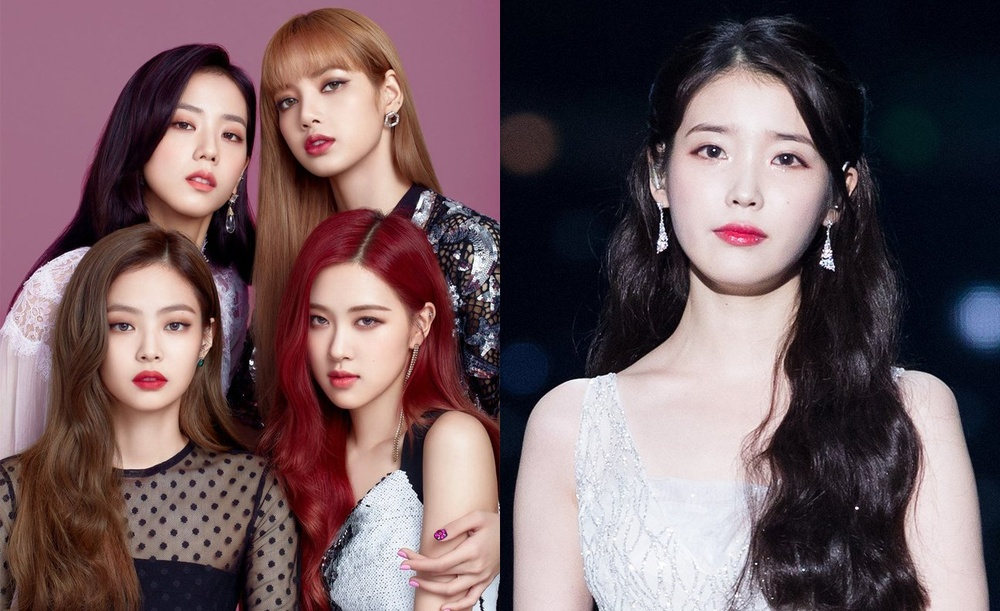
#> input picture Face detection/people.jpg, 1000 x 611 px, shrunk from 1296 x 792 before the run, found by its file name
$ python face_detection_@.py
#> lines starting #> are read from the running program, lines starting #| are printed output that depends on the picture; after the words box and inside, x2 and y2 are one past the last pixel; in counts of white or black regions, pixels touching at a corner belong together
import cv2

img = cv2.imread("D:\Python\PyCharm\Face detection\people.jpg")
#> img is the input picture: shape (611, 1000, 3); mean B, G, R 95.8, 91.1, 112.1
imgGrey = cv2.cvtColor(img,cv2.COLOR_BGR2GRAY)
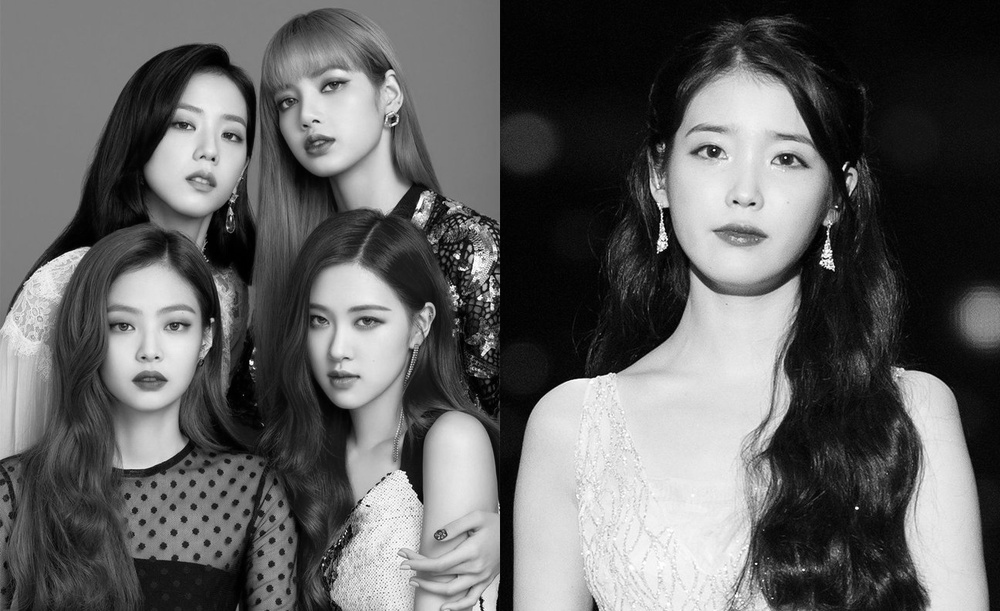
#> imgGrey: shape (611, 1000); min 0, max 255, mean 97.9
Imgcascade = cv2.CascadeClassifier("D:\Python\PyCharm\Face detection\haarcascade_frontalface_default.xml")

faces = Imgcascade.detectMultiScale(imgGrey,1.2,4)
#> faces = [[149, 91, 118, 118], [284, 269, 131, 131], [79, 271, 143, 143], [641, 75, 210, 210]]

for (x,y,w,h) in faces:
    cv2.rectangle(img,(x,y),(x+w,y+h),(255,0,0),2)
#> this loop made 4 passes
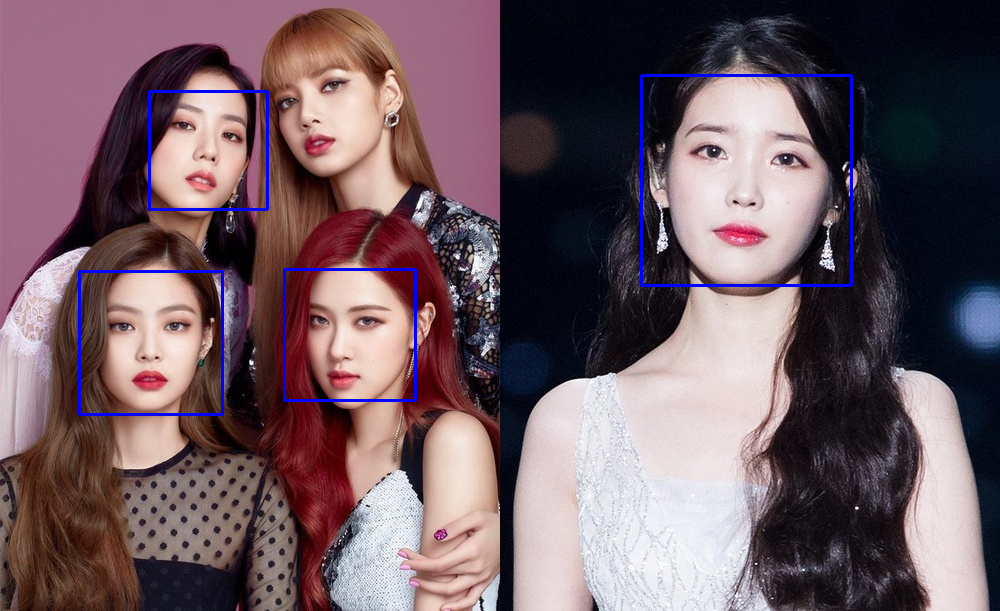
#> img: shape (611, 1000, 3); 1.18% of pixels changed, all inside (x1, y1, x2, y2) = (78, 74, 853, 416)

cv2.imshow("result",img)
cv2.waitKey(0)

$ run again, with Face detection/IU.jpg copied over Face detection/people.jpg
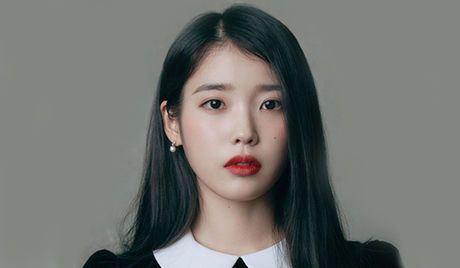
#> input picture Face detection/IU.jpg, 460 x 268 px, found by its file name
#> img is the input picture: shape (268, 460, 3); mean B, G, R 111.3, 115.6, 113.4
#> `imgGrey = cv2.cvtColor(img,cv2.COLOR_BGR2GRAY)`:
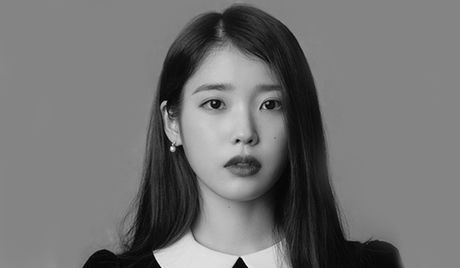
#> imgGrey: shape (268, 460); min 1, max 251, mean 114.6
#> faces = [[171, 50, 140, 140]]
#> the loop `for (x,y,w,h) in faces:` made 1 pass
#> after the loop `for (x,y,w,h) in faces:`:
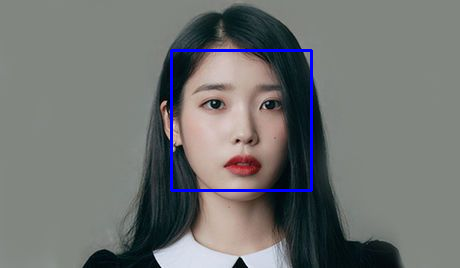
#> img: shape (268, 460, 3); 1.36% of pixels changed, all inside (x1, y1, x2, y2) = (170, 49, 313, 192)

$ run again, with Face detection/IU3.png saved as Face detection/people.jpg
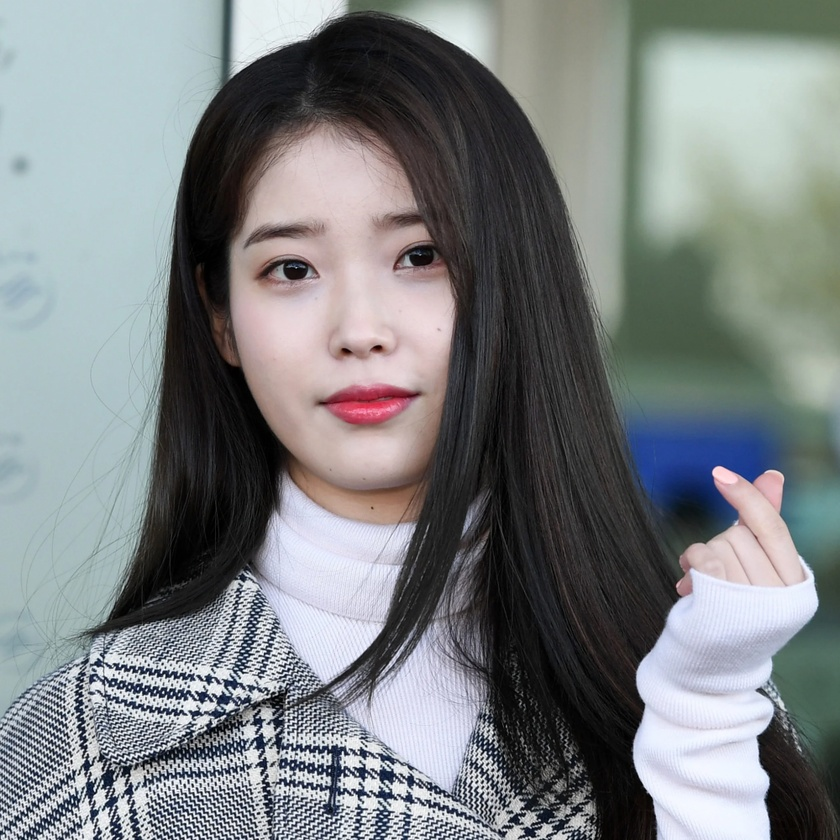
#> input picture Face detection/IU3.png, 840 x 840 px, shrunk from 1000 x 1000 before the run, found by its file name
#> img is the input picture: shape (840, 840, 3); mean B, G, R 130.4, 128.9, 124.4
#> `imgGrey = cv2.cvtColor(img,cv2.COLOR_BGR2GRAY)`:
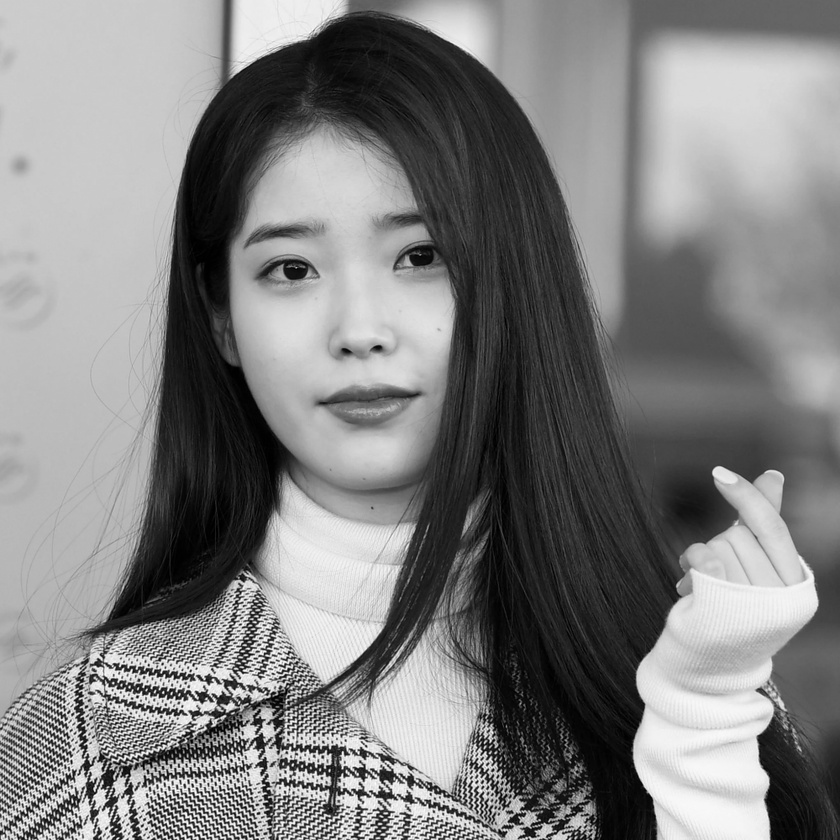
#> imgGrey: shape (840, 840); min 0, max 255, mean 127.7
#> faces = [[716, 667, 70, 70], [186, 141, 326, 326]]
#> the loop `for (x,y,w,h) in faces:` made 2 passes
#> after the loop `for (x,y,w,h) in faces:`:
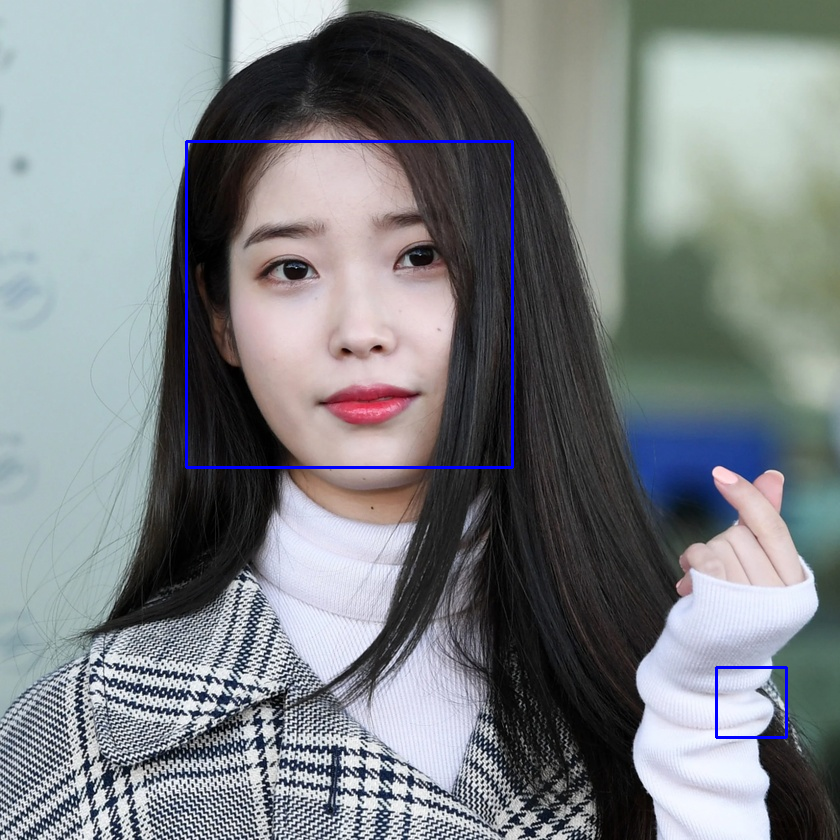
#> img: shape (840, 840, 3); 0.67% of pixels changed, all inside (x1, y1, x2, y2) = (185, 140, 788, 739)
